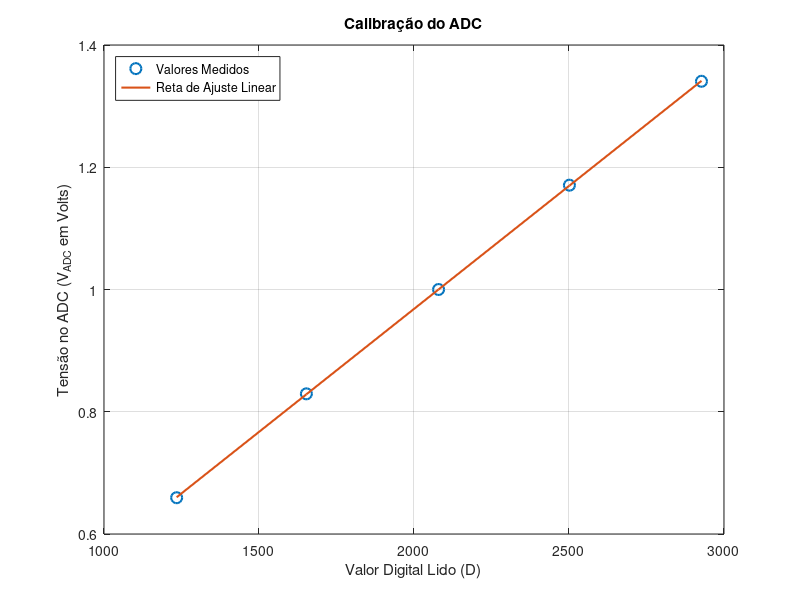

Recreate this plot in MATLAB.
% ========================================================
% Calibração do Oscilloscope - Ajuste Linear
% ========================================================
clear; clc; close all;

% 1. Inserir os dados
% Fator2
fator2 = 1/29.3;

% Valores digitais medidos no laboratório (Eixo X)
D = [1234.34, 1652.87, 2079.25, 2501.34, 2927.34];

% Valores teóricos de tensão no pino do ADC (Eixo Y)
Vin = [-9.98, -5, 0, 5, 9.98];
Vadc = ((Vin*fator2) + 1);

% 2. Fazer o ajuste linear (polinómio de grau 1: y = mx + b)
p = polyfit(D, Vadc, 1);

% 3. Extrair os coeficientes
ADC_GAIN = p(1);       % Declive (m)
ADC_OFFSET = p(2);     % Interseção com o eixo Y (b)

% 4. Imprimir os resultados na Command Window
fprintf('--- Resultados da Calibração ---\n');
fprintf('Substituir no ficheiro main.py:\n\n');
fprintf('ADC_GAIN = %.8f\n', ADC_GAIN);
fprintf('ADC_OFFSET = %.6f\n', ADC_OFFSET);
fprintf('--------------------------------\n');

% 5. (Opcional) Gerar o gráfico para o relatório
figure;
plot(D, Vadc, 'o', 'MarkerSize', 8, 'LineWidth', 1.5); % Pontos medidos
hold on;
plot(D, polyval(p, D), '-', 'LineWidth', 1.5);         % Reta de ajuste

% Formatação do gráfico
title('Calibração do ADC');
xlabel('Valor Digital Lido (D)');
ylabel('Tensão no ADC (V_{ADC} em Volts)');
legend('Valores Medidos', 'Reta de Ajuste Linear', 'Location', 'northwest');
grid on;
hold off;
